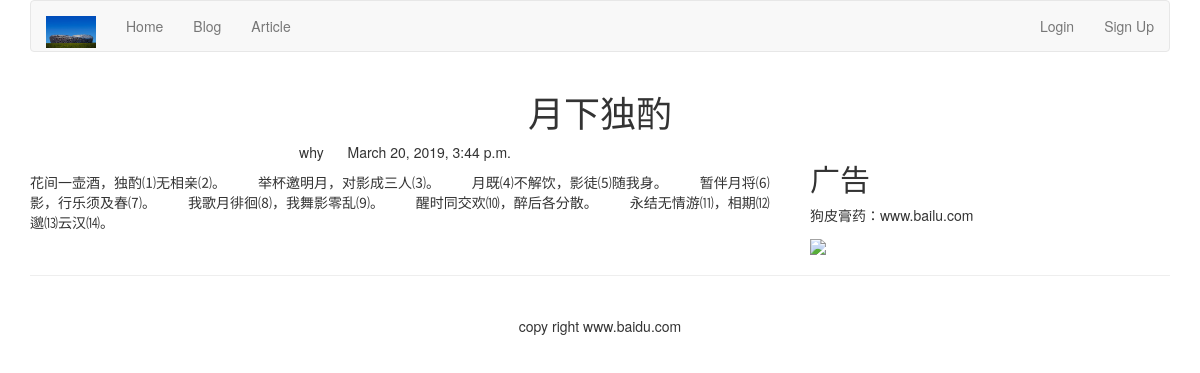
Page /blog/1/ on the committed database.
### blog/models.py (models this page shows, shortened)
class BlogArticles(models.Model):
    title = models.CharField(max_length=300)
    author = models.ForeignKey(User, related_name='blog_posts')
    body = models.TextField()
    publish = models.DateTimeField(default=timezone.now)
    class Meta:
        ordering = ['-publish']

### blog/views.py (the view)
# urls.py: url(r'(?P<article_id>\d)/$', views.blog_article, name='blog_detail'),
def blog_article(request, article_id):
    article = get_object_or_404(BlogArticles, id=article_id)
    return render(request, 'blog/article.html', {'article': article})

### templates/blog/article.html (shortened to what this page needs)
{% extends "base.html" %}
{% block content %}
    <div class="row text-center vertical-middle-sm">
        <h1> {{ article.title }} </h1>
    </div>
    <div class="row">
        <div class="col-xs-12 col-md-8">
            <p class="text-center">
                <span>{{ article.author.username }}</span>
                <span style="margin-left: 20px">{{ article.publish }}</span>
            </p>
            <div>{{ article.body }}</div>
        </div>
        <div class="col-xs-6 col-md-4">
            <h2>广告</h2>
            <p>狗皮膏药：www.bailu.com</p>
            <img width="200px" src="http://www.pptbz.com/pptpic/UploadFiles_6909/201203/2012031220134655.jpg">
        </div>
    </div>
{% endblock %}

### rows in the picture
BlogArticles: title "月下独酌", author.username "why", publish "March 20, 2019, 3:44 p.m.", body "花间一壶酒，独酌⑴无相亲⑵。 举杯邀明月，对影成三人⑶。 月既⑷不解饮，影徒⑸随我身。 暂伴月将⑹影，行乐须及春⑺。 我歌月徘徊⑻，我舞影零乱⑼。 醒时同交欢⑽，醉后各分散。 永结无情游⑾，相期⑿邈⒀云汉⒁。"
